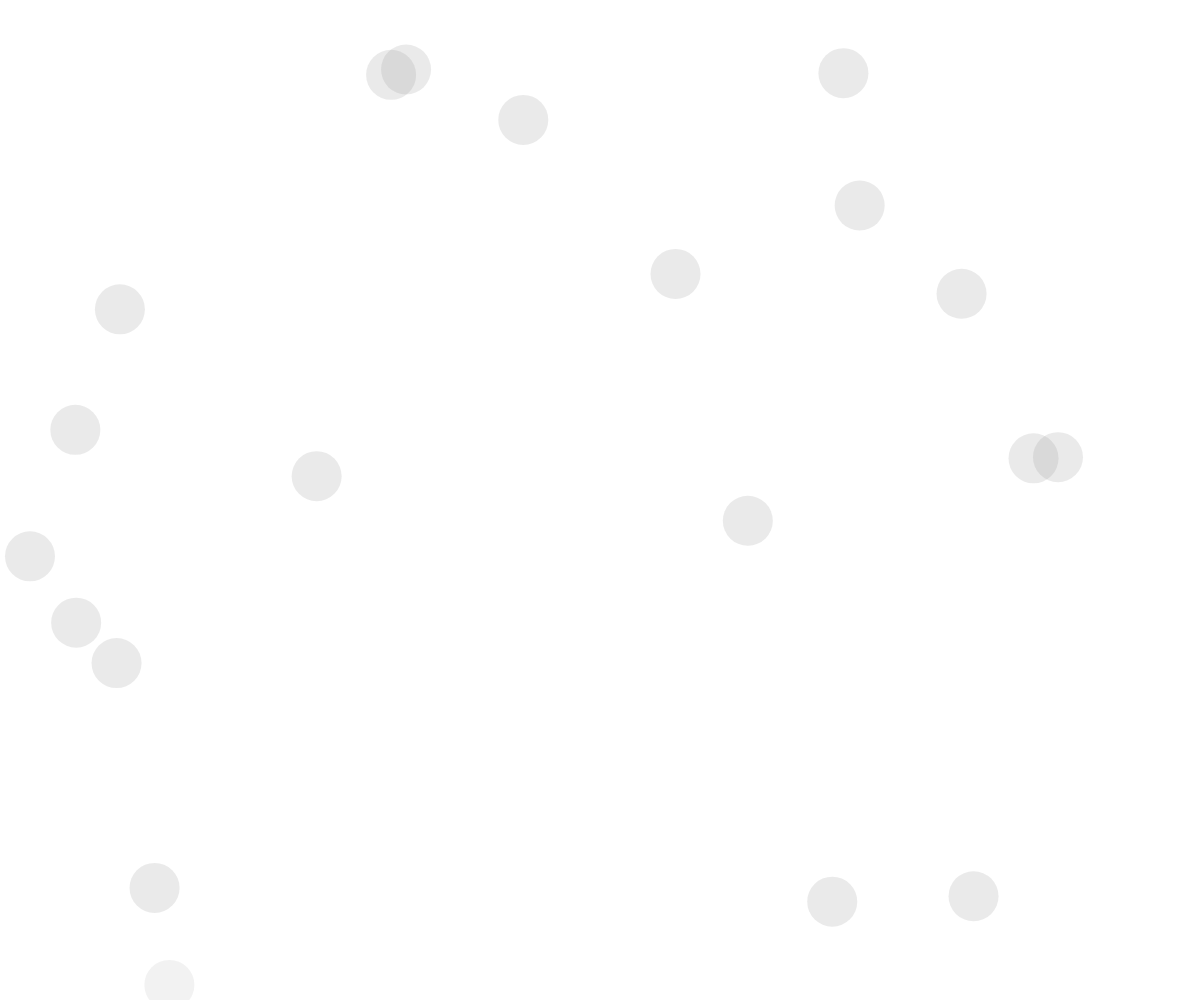
Frame 1 (no input)
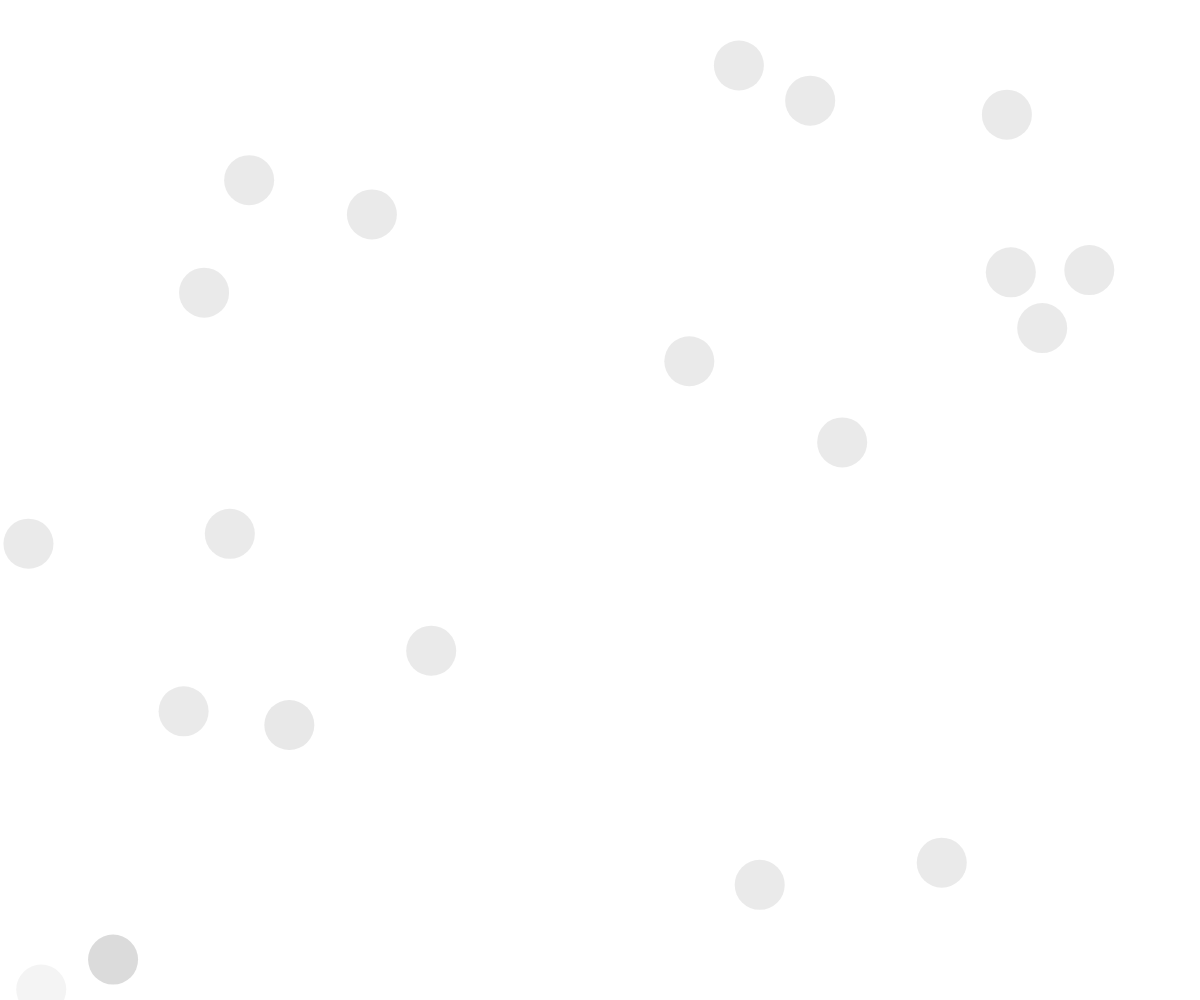
Frame 60 (no input)
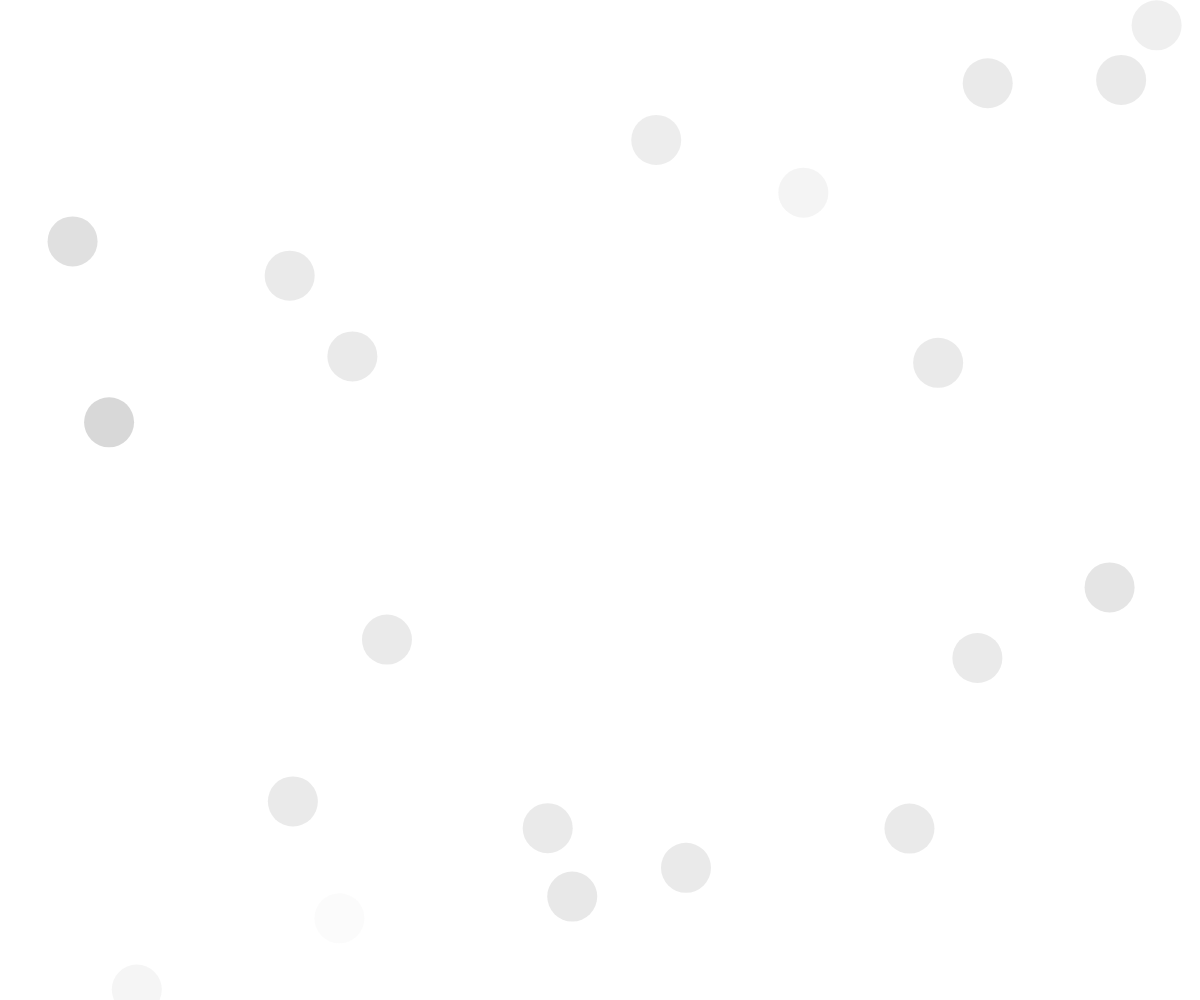
Frame 120 (the mouse pressed at the canvas centre since frame 60)

The p5.js sketch that drew these frames (run headless with seeded random() and noise() and a simulated clock; from frame 60 on, the mouse is pressed at the canvas centre):

// p5.js sketch
// ── sketch.js
//i wanted to have text generate when a bubble is clicked but i couldnt get it to work nor the intersection

var bubbles = [];
var p;
var myText;

function setup() {
  createCanvas(windowWidth, windowHeight);
  for (var i = 0; i < 20; i++) {
    bubbles[i] = new Bubble();
  }
  p = createP('no');
}

function draw() {
  clear();
  noStroke();
  myText = "";
  for (var i = 0; i < 20; i++) {
    bubbles[i].update();
    bubbles[i].display();
    for (var j = i + 1; j < 20; j++) {
      // if (bubbles[i].intersects(bubbles[j])) {
      //   myText += bubbles[i].text;
      //   myText += bubbles[j].text;
      //   p.html(myText);
      // }
    }
  }
  p.html(myText);
}

// function mousePressed() {
//   text('no', mouseX, mouseY, 50, 50);
// }

function Bubble() {
  this.x = random(0, width);
  this.y = random(0, height);
  this.a = 150;
  this.velX = random(-5, 5);
  this.velY = random(-5, 5);
  this.text1 = 'hello';
  this.text2 = 'goodbye';

  this.display = function() {
    fill(this.a, 50);
    ellipse(this.x, this.y, 50, 50);
  };

  this.update = function() {
    if (this.x >= width - 25 || this.x <= 25) {
      this.velX = -this.velX;
      myText += this.text1;
      this.a = random(30, 140);
    }
    if (this.y >= height - 25 || this.y <= 25) {
      this.velY = -this.velY;
      myText += this.text2;
      this.a = random(160, 255);
    }
    this.x += this.velX;
    this.y += this.velY;
  };

  this.intersect = function(other) {
    var d = dist(this.x, this.y, other.x, other.y);
    if (d < 50) {
      return true;
    } else {
      return false;
    }
  }

}
